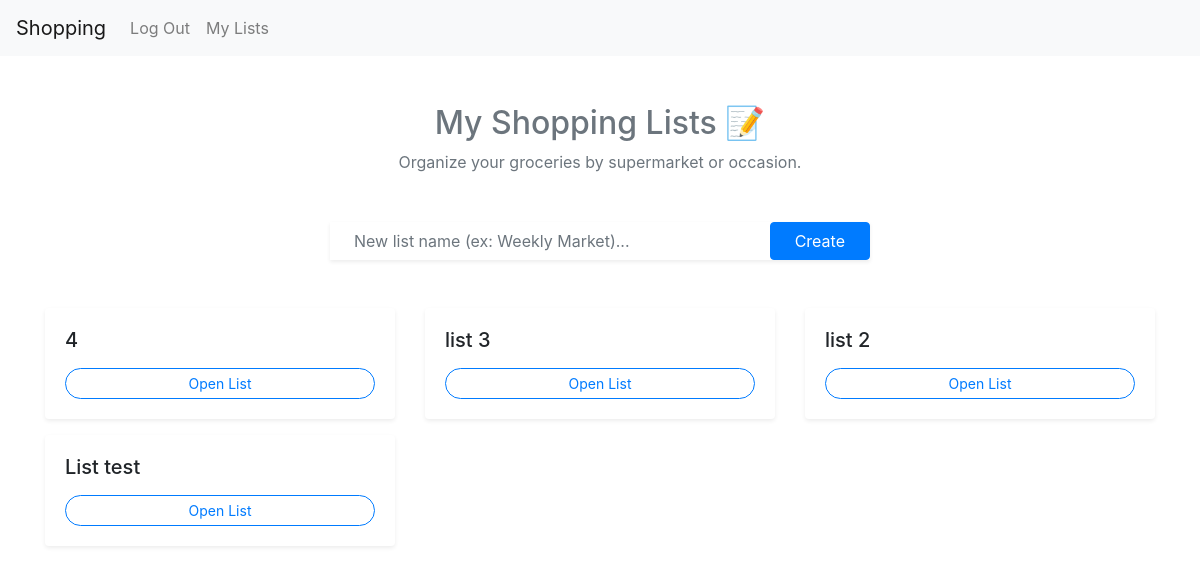
/user (signed in), run on the app's committed database.
### listsapp/models.py (models this page shows, shortened)
class List(models.Model):
    user = models.ForeignKey("User",on_delete=models.CASCADE, related_name="lists")
    name = models.CharField(max_length=100)
    products = models.ManyToManyField(Product, blank=True)

### listsapp/views.py (the view, shortened to what this page needs)
# urls.py: path("user", views.userpage, name="userpage"),
@login_required
def userpage(request):
    lists = List.objects.filter(user=request.user).order_by('-id')
    return render(request, "listsapp/userpage.html", {"lists": lists})

### listsapp/templates/listsapp/userpage.html (shortened to what this page needs)
{% extends "listsapp/layout.html" %}
{% block body %}
<div class="container mt-5">
    <div class="text-center mb-5">
        <h2 class="display-5 fw-bold text-secondary">My Shopping Lists 📝</h2>
        <p class="text-muted">Organize your groceries by supermarket or occasion.</p>
    </div>
    <div class="row justify-content-center mb-5">
        <div class="col-md-6">
            <form method="POST" id="create-list-form" class="input-group shadow-sm">
                <input type="text" id="new-list-name" name="listname" class="form-control border-0 px-4 py-3" placeholder="New list name (ex: Weekly Market)..." required>
                <button class="btn btn-primary px-4" type="submit">
                     Create
                </button>
            </form>
        </div>
    </div>
    <div class="row g-4" id="lists-wrapper">
        {% for list in lists %}
        <div class="col-md-4 mb-3" id="list-card-{{ list.id }}">
            <div class="card h-100 border-0 shadow-sm hover-shadow transition">
                <div class="card-body">
                    <h5 class="fw-bold mb-3">{{ list.name }}</h5>
                    <a href="{% url 'listpage' list.id %}" class="btn btn-outline-primary btn-sm rounded-pill w-100">
                        Open List
                    </a>
                </div>
            </div>
        </div>
        {% empty %}
            <p class="text-center text-muted" id="empty-msg">No lists yet.</p>
        {% endfor %}
    </div>
</div>
{% endblock %}

### data on the page
List: name "4"
List: name "list 3"
List: name "list 2"
List: name "List test"
